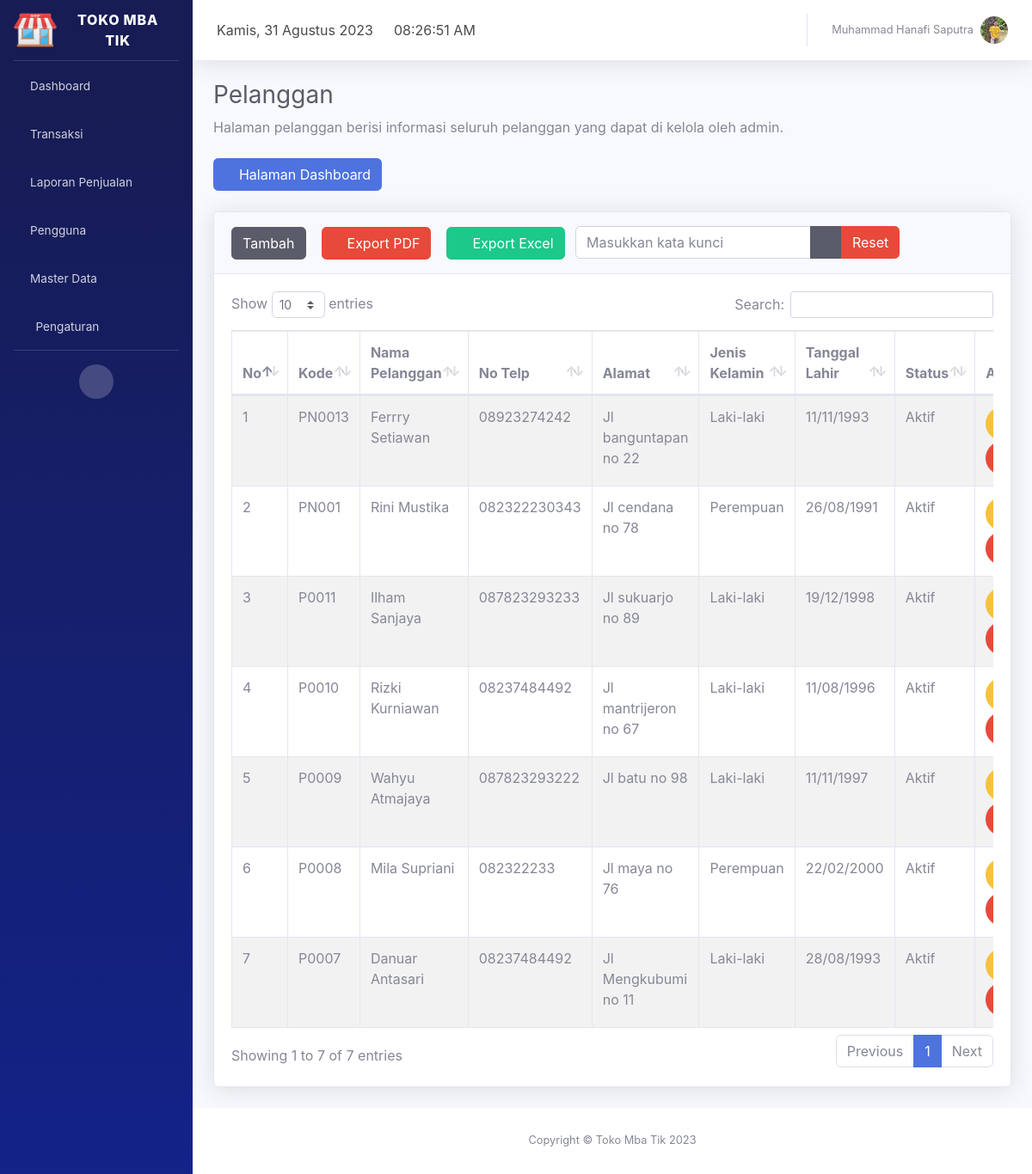
Page /index.php?page=pelanggan (signed in) on the committed database.
### tables this page shows
CREATE TABLE `profil_aplikasi` (
  `id` int(11) NOT NULL,
  `nama_aplikasi` varchar(30) NOT NULL,
  `alamat` varchar(100) NOT NULL,
  `no_telp` char(14) NOT NULL,
  `website` varchar(50) NOT NULL,
  `logo` varchar(100) NOT NULL
);

CREATE TABLE `pengguna` (
  `id_pengguna` int(11) NOT NULL,
  `kode_pengguna` char(9) NOT NULL,
  `nama_pengguna` varchar(50) NOT NULL,
  `email` varchar(35) NOT NULL,
  `no_telp` char(14) NOT NULL,
  `foto` varchar(100) NOT NULL,
  `username` varchar(50) NOT NULL,
  `password` varchar(500) NOT NULL,
  `level` varchar(10) NOT NULL,
  `status` int(11) NOT NULL
);

CREATE TABLE `pelanggan` (
  `id_pelanggan` int(11) NOT NULL,
  `kode_pelanggan` char(9) NOT NULL,
  `nama_pelanggan` varchar(50) NOT NULL,
  `no_telp` char(14) NOT NULL,
  `alamat_pelanggan` varchar(50) NOT NULL,
  `jenis_kelamin` int(11) NOT NULL,
  `tanggal_lahir` date NOT NULL,
  `status` int(11) NOT NULL
);

### page/pelanggan/index.php (the view, shortened to what this page needs)
<div class="container-fluid">
  <h1 class="h3 mb-2 text-gray-800">Pelanggan</h1>
  <p class="mb-4">Halaman pelanggan berisi informasi seluruh pelanggan yang dapat di kelola oleh admin.</p>
  <a href="index.php?page=dashboard"><button class="btn btn-primary"><i class="fa fa-angle-left"></i> Halaman Dashboard</button></a>
  <br /><br />
  <div class="card shadow mb-4">
    <div class="card-header py-3">
      <button class="btn-tambah btn btn-dark btn-icon-split"><span class="text">Tambah</span></button>
      <a href="page/pelanggan/cetak/cetak_pelanggan_pdf.php?" target='blank' class="btn btn-danger btn-icon-split"><span class="text"><i class="fas fa-file-pdf"></i> Export PDF</span></a>
      <a href="page/pelanggan/cetak/cetak_pelanggan_excel.php?" target='blank' class="btn btn-success btn-icon-split"><span class="text"><i class="fas fa-file-excel"></i> Export Excel</span></a>
      <form action="" method="POST" class="d-none d-sm-inline-block form-inline my-2 my-md-0 mw-100 navbar-search ml-2">
        <div class="input-group">
          <input type="text" class="form-control bg-white border-1 small" name="tcari" placeholder="Masukkan kata kunci">
          <div class="input-group-append">
            <button class="btn btn-dark" type="submit" name="bcari">
              <i class="fas fa-search fa-sm"></i>
            </button>
            <button class="btn btn-danger" type="submit" name="breset">Reset</button>
          </div>
        </div>
      </form>
    </div>
    <div class="card-body">
      <div class="table-responsive">
        <table class="table table-bordered table-striped" id="dataTable" width="100%" cellspacing="0">
          <thead>
            <tr>
              <th>No</th>
              <th>Kode</th>
              <th>Nama Pelanggan</th>
              <th>No Telp</th>
              <th>Alamat</th>
              <th>Jenis Kelamin</th>
              <th>Tanggal Lahir</th>
              <th>Status</th>
              <th>Aksi</th>
            </tr>
          </thead>
          <tbody>
            <?php
            $time_start = microtime(true);
            $kon = mysqli_connect("localhost", "root", "", "db_kasir");
            if (isset($_POST['bcari'])) {
              $cari = $_POST['tcari'];
              $sql = "SELECT * FROM pelanggan WHERE kode_pelanggan LIKE '%" . $cari . "%' or nama_pelanggan LIKE '%" . $cari . "%'
              or no_telp LIKE '%" . $cari . "%' or alamat_pelanggan LIKE '%" . $cari . "%' or jenis_kelamin LIKE '%" . $cari . "%'
              or tanggal_lahir LIKE '%" . $cari . "%' or status LIKE '%" . $cari . "%' order by id_pelanggan desc";
              echo 'Total Excecution Time in seconds : ' . round((microtime(true) - $time_start), 3) . ' seconds';
            } else {
              $sql = "SELECT * FROM pelanggan order by id_pelanggan desc";
            }
            $hasil = mysqli_query($kon, $sql);
            $no = 0;
            while ($data = mysqli_fetch_array($hasil)) :
              $no++;
            ?>
              <tr>
                <td><?php echo $no; ?></td>
                <td><?php echo $data['kode_pelanggan']; ?></td>
                <td><?php echo $data['nama_pelanggan']; ?></td>
                <td><?php echo $data['no_telp']; ?></td>
                <td><?php echo $data['alamat_pelanggan']; ?></td>
                <td><?php echo $data['jenis_kelamin'] == 1 ? 'Laki-laki' : 'Perempuan'; ?></td>
                <td><?php echo date('d/m/Y', strtotime($data["tanggal_lahir"])); ?></td>
                <td><?php echo $data['status'] == 1 ? 'Aktif' : 'Tidak Aktif'; ?></td>
                <td>
                  <button class="btn-edit btn btn-warning btn-circle" id_pelanggan="<?php echo $data['id_pelanggan']; ?>" kode_pelanggan="<?php echo $data['kode_pelanggan']; ?>" data-toggle="tooltip" title="Edit pelanggan" data-placement="top"><i class="fas fa-edit"></i></button>
                  <button class="btn-hapus btn btn-danger btn-circle" id_pelanggan="<?php echo $data['id_pelanggan']; ?>" kode_pelanggan="<?php echo $data['kode_pelanggan']; ?>" data-toggle="tooltip" title="Hapus pelanggan" data-placement="top"><i class="fas fa-trash"></i></button>
                </td>
              </tr>
            <?php endwhile; ?>
          </tbody>
        </table>
      </div>
    </div>
  </div>
</div>

### index.php (shortened to what this page needs)
<?php
include 'config/database.php';
$hasil = mysqli_query($kon, "select * from profil_aplikasi order by nama_aplikasi desc limit 1");
$data = mysqli_fetch_array($hasil);
?>
<!DOCTYPE html>
<html lang="en">
<head>
  <link href="assets/vendor/fontawesome-free/css/all.min.css" rel="stylesheet" type="text/css">
  <link href="assets/font/font.css" rel="stylesheet">
  <link href="assets/css/sb-admin-2.min.css" rel="stylesheet">
  <link href="assets/vendor/datatables/dataTables.bootstrap4.min.css" rel="stylesheet">
  <link rel="stylesheet" href="assets/plugin/datepicker/css/datepicker.css">
</head>
<body>
  <div id="wrapper">
    <ul class="navbar-nav sidebar sidebar-dark accordion" id="accordionSidebar" style="background-image: linear-gradient(180deg,#171c55 10%,#132388 100%);">
      <a class="sidebar-brand d-flex align-items-center justify-content-center" href="index.php?page=dashboard">
        <div class="sidebar-brand-icon">
          <img src="page/aplikasi/logo/<?php echo $data['logo']; ?>" width="50px" alt="brand" />
        </div>
        <div class="sidebar-brand-text mx-3"><?php echo $data['nama_aplikasi']; ?></div>
      </a>
      <hr class="sidebar-divider my-0">
      <li class="nav-item">
        <a class="nav-link" href="index.php?page=dashboard">
          <i class="fas fa-home"></i>
          <span>Dashboard</span></a>
      </li>
      <li class="nav-item">
        <a class="nav-link collapsed" href="#" data-toggle="collapse" data-target="#transaksi" aria-expanded="true" aria-controls="collapseTwo">
          <i class="fas fa-shopping-cart"></i>
          <span>Transaksi</span>
        </a>
      </li>
      <?php if ($_SESSION["level"] == "Admin" || $_SESSION["level"] == "Manajer") : ?>
        <li class="nav-item">
          <a class="nav-link collapsed" href="#" data-toggle="collapse" data-target="#laporan" aria-expanded="true" aria-controls="collapseTwo">
            <i class="fas fa-book"></i>
            <span>Laporan Penjualan</span>
          </a>
        </li>
      <?php endif; ?>
      <?php if ($_SESSION["level"] == "Admin") : ?>
        <li class="nav-item">
          <a class="nav-link collapsed" href="#" data-toggle="collapse" data-target="#pengguna" aria-expanded="true" aria-controls="collapseTwo">
            <i class="fas fa-users"></i>
            <span>Pengguna</span>
          </a>
        </li>
        <li class="nav-item">
          <a class="nav-link collapsed" href="#" data-toggle="collapse" data-target="#master_data" aria-expanded="true" aria-controls="collapseTwo">
            <i class="fas fa-database"></i>
            <span>Master Data</span>
          </a>
        </li>
      <?php endif; ?>
      <?php if ($_SESSION["level"] == "Admin") : ?>
        <li class="nav-item">
          <a class="nav-link collapsed" href="#" data-toggle="collapse" data-target="#pengaturan" aria-expanded="true" aria-controls="collapseTwo">
            <i class="fas fa-fw fa-cog"></i>
            <span>Pengaturan</span>
          </a>
        </li>
      <?php endif; ?>
      <hr class="sidebar-divider d-none d-md-block">
      <div class="text-center d-none d-md-inline">
        <button class="rounded-circle border-0" id="sidebarToggle"></button>
      </div>
    </ul>
    <div id="content-wrapper" class="d-flex flex-column">
      <div id="content">
        <nav class="navbar navbar-expand navbar-light bg-white topbar mb-4 static-top shadow">
          <div class="top-navbar d-none d-xl-block">
            <ul class="navbar-nav align-items-center">
              <li class="nav-item">
                <a class="nav-link">
                  <div id="date">
                  </div>
                </a>
              </li>
            </ul>
          </div>
          <div class="top-navbar d-none d-xl-block">
            <ul class="navbar-nav align-items-center">
              <li class="nav-item">
                <a class="nav-link">
                  <div id="clock">
                  </div>
                </a>
              </li>
            </ul>
          </div>
          <ul class="navbar-nav ml-auto">
            <?php
            include 'config/database.php';
            $id_pengguna = $_SESSION["id_pengguna"];
            $hasil = mysqli_query($kon, "select nama_pengguna,foto from pengguna where id_pengguna=$id_pengguna");
            $row = mysqli_fetch_array($hasil);
            ?>
            <li class="nav-item dropdown no-arrow">
              <a class="nav-link dropdown-toggle" href="#" id="userDropdown" role="button" data-toggle="dropdown" aria-haspopup="true" aria-expanded="false">
                <span class="mr-2 d-none d-lg-inline text-gray-600 small"><?php echo $row["nama_pengguna"]; ?></span>
                <img class="img-profile rounded-circle" src="page/pengguna/foto/<?php echo $row["foto"]; ?>">
              </a>
            </li>
          </ul>
        </nav>
        <?php
        if (isset($_GET['page'])) {
          $page = $_GET['page'];
          switch ($page) {
            case 'pelanggan':
              include "page/pelanggan/index.php";
              break;
          }
        }
        ?>
      </div>
      <?php
      include 'config/database.php';
      $hasil = mysqli_query($kon, "select * from profil_aplikasi order by nama_aplikasi desc limit 1");
      $data = mysqli_fetch_array($hasil);
      ?>
      <footer class="sticky-footer bg-white">
        <div class="container my-auto">
          <div class="copyright text-center my-auto">
            <span>Copyright &copy; <?php echo $data['nama_aplikasi']; ?> <?php echo date('Y'); ?> </span>
          </div>
        </div>
      </footer>
    </div>
  </div>
  <link href="assets/plugin/select2/select2.min.css" rel="stylesheet" />
</body>
</html>

### rows in the picture
profil_aplikasi: logo (picture), nama_aplikasi "TOKO MBA TIK", nama_aplikasi "Toko Mba Tik"
pengguna: nama_pengguna "Muhammad Hanafi Saputra", foto (picture)
pelanggan: kode_pelanggan "PN0013", nama_pelanggan "Ferrry Setiawan", no_telp "08923274242", alamat_pelanggan "Jl banguntapan no 22", jenis_kelamin "Laki-laki", tanggal_lahir "11/11/1993", status "Aktif"
pelanggan: kode_pelanggan "PN001", nama_pelanggan "Rini Mustika", no_telp "082322230343", alamat_pelanggan "Jl cendana no 78", jenis_kelamin "Perempuan", tanggal_lahir "26/08/1991", status "Aktif"
pelanggan: kode_pelanggan "P0011", nama_pelanggan "Ilham Sanjaya", no_telp "087823293233", alamat_pelanggan "Jl sukuarjo no 89", jenis_kelamin "Laki-laki", tanggal_lahir "19/12/1998", status "Aktif"
pelanggan: kode_pelanggan "P0010", nama_pelanggan "Rizki Kurniawan", no_telp "08237484492", alamat_pelanggan "Jl mantrijeron no 67", jenis_kelamin "Laki-laki", tanggal_lahir "11/08/1996", status "Aktif"
pelanggan: kode_pelanggan "P0009", nama_pelanggan "Wahyu Atmajaya", no_telp "087823293222", alamat_pelanggan "Jl batu no 98", jenis_kelamin "Laki-laki", tanggal_lahir "11/11/1997", status "Aktif"
pelanggan: kode_pelanggan "P0008", nama_pelanggan "Mila Supriani", no_telp "082322233", alamat_pelanggan "Jl maya no 76", jenis_kelamin "Perempuan", tanggal_lahir "22/02/2000", status "Aktif"
pelanggan: kode_pelanggan "P0007", nama_pelanggan "Danuar Antasari", no_telp "08237484492", alamat_pelanggan "Jl Mengkubumi no 11", jenis_kelamin "Laki-laki", tanggal_lahir "28/08/1993", status "Aktif"
